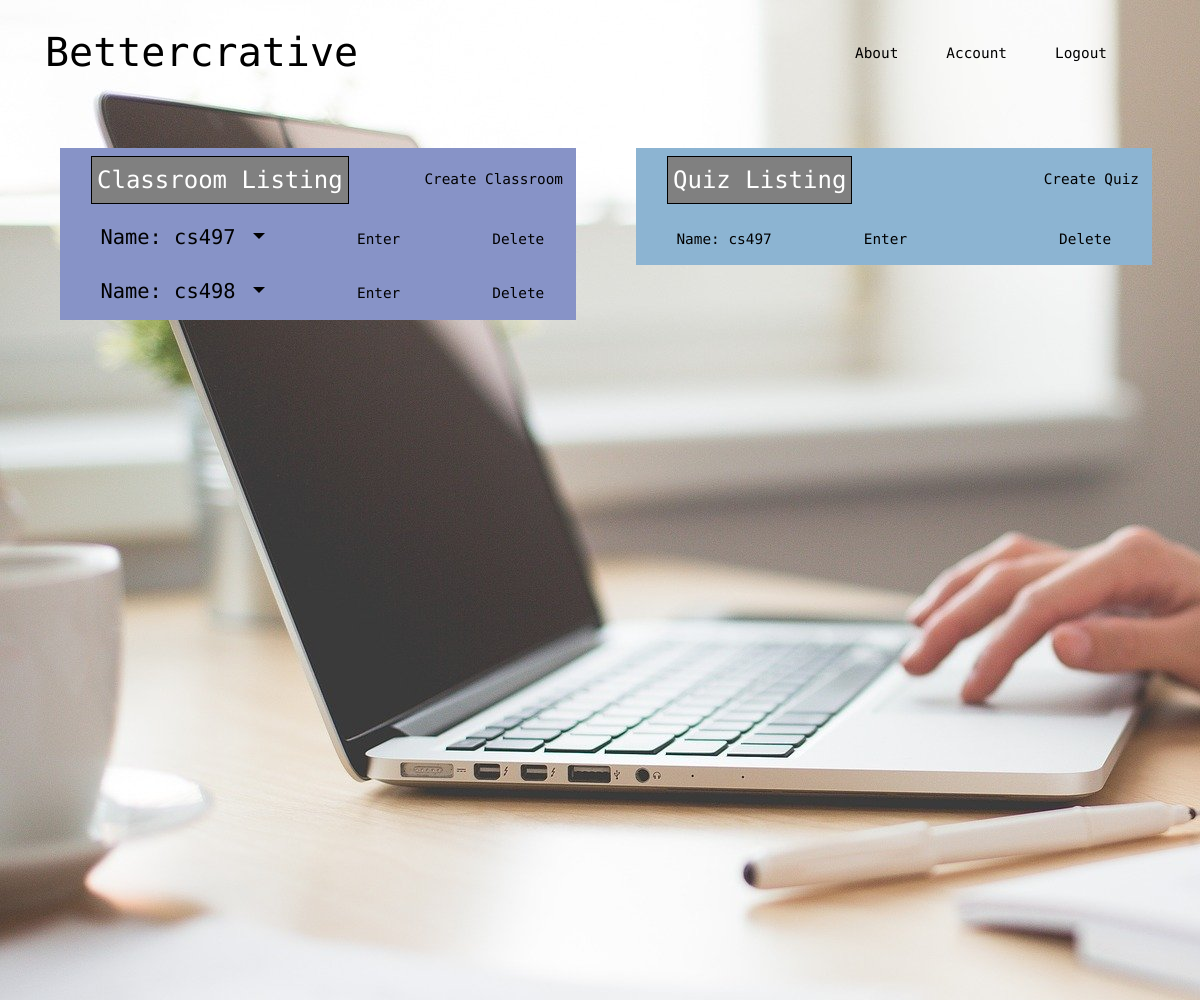
Before: /account (signed in) with the older database file.
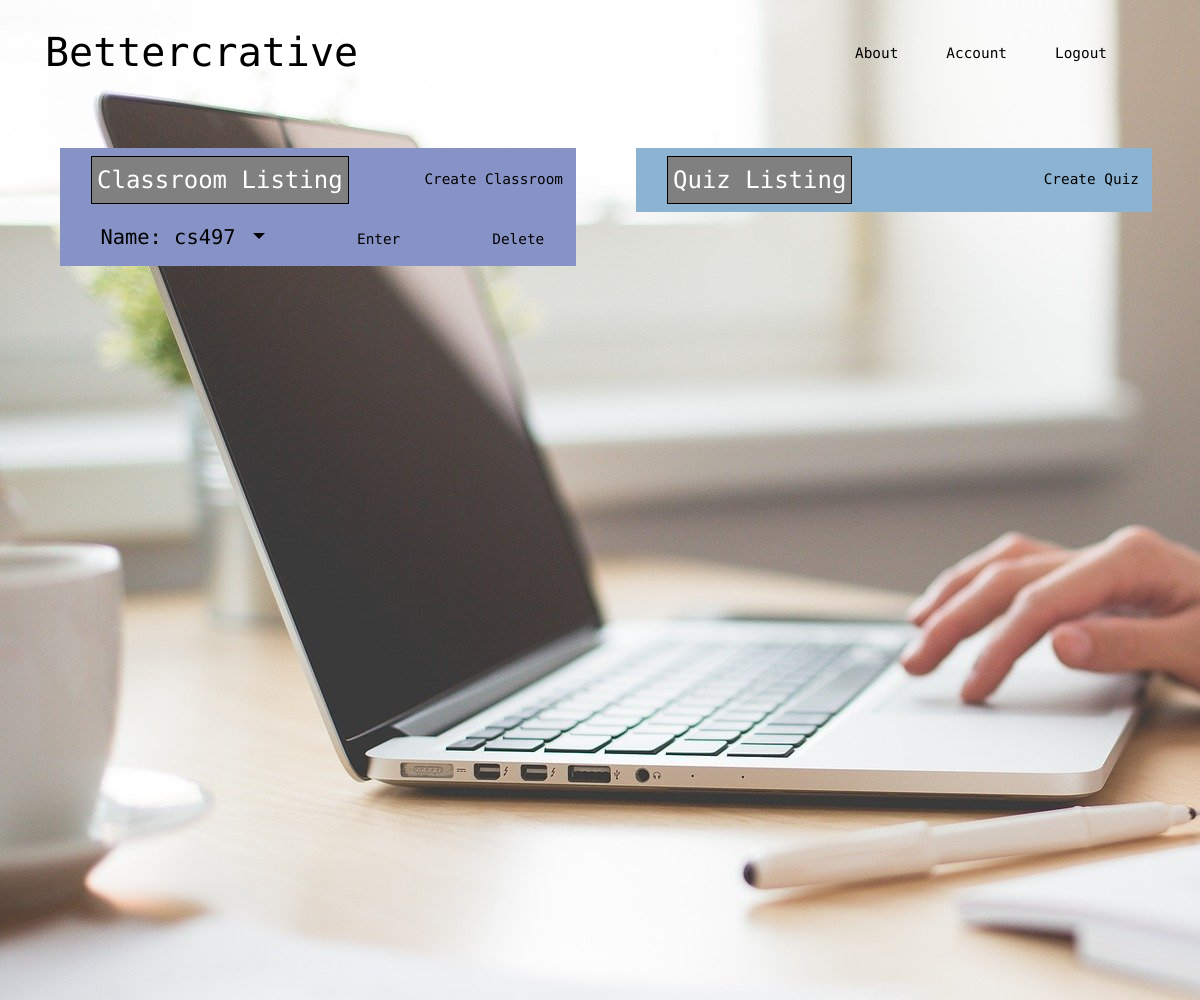
After: the same page with the newer database file.
### bettercrative/models.py (models this page shows, shortened)
class Classroom(db.Model):
    id = db.Column(db.Integer, primary_key=True)
    name = db.Column(db.String(20), unique=True, nullable=False)
    date_created = db.Column(db.Date, nullable=False, default=datetime.utcnow)
    user_id = db.Column(db.Integer, db.ForeignKey('user.id'), nullable=False)
    added_quizzes = db.relationship('Quiz', backref='classroom_host', cascade="all, delete, delete-orphan")
    active_quiz = db.Column(db.Integer, nullable=True, default=None)

class Quiz(db.Model):
    id = db.Column(db.Integer, primary_key=True)
    name = db.Column(db.String(50), unique=True, nullable=False)
    question_content = db.Column(db.String, nullable=False)
    question_answers = db.relationship('Answer', backref='quiz', lazy=True, collection_class=list,
                                       cascade="all, delete, delete-orphan")
    date_created = db.Column(db.Date, nullable=False, default=datetime.today())
    user_id = db.Column(db.Integer, db.ForeignKey('user.id'), nullable=False)
    classroom_host_id = db.Column(db.Integer, db.ForeignKey('classroom.id'), nullable=True)
    active_question = db.Column(db.String, nullable=True)
    questions = db.relationship('Question', backref='quiz', lazy=True, collection_class=list, cascade="all, delete, delete-orphan")

### bettercrative/users/routes.py (the view)
@users.route("/account", methods=['GET', 'POST'])
@login_required
def account():
    form = UpdateAccountForm()
    if form.validate_on_submit():
        if form.picture.data:
            picture_file = save_picture(form.picture.data)
            current_user.image_file = picture_file
        current_user.username = form.username.data
        current_user.email = form.email.data
        db.session.commit()
        flash(u'Your account has been updated!', 'success')
        return redirect(url_for('users.account'))
    elif request.method == 'GET':
        form.username.data = current_user.username
        form.email.data = current_user.email
    image_file = url_for('static', filename='profile_pics/' + current_user.image_file)
    return render_template('account.html', title='Account',
                           image_file=image_file, form=form)

### bettercrative/models.py (called while the page is built)
@login_manager.user_loader
def load_user(id):
    return User.query.get(int(id))

### bettercrative/templates/account.html (shortened to what this page needs)
{% extends "layout.html" %}
{% block content %}
<div class = "wrapper">
<div class="col classroomcolumn">
    <nav class="navbar">
        <div class="titlebar">
            Classroom Listing
        </div>
        <a class="btn-large sideClick" href="{{ url_for('classrooms.new_classroom') }}" style = "font-size:1.2vw;">
            Create Classroom
        </a>
        {% for classroom in current_user.classrooms %}
            <div class="row classroom_element">
                <div class="dropdown show">
                    <a aria-expanded="false" aria-haspopup="true" class="navbar-brand dropdown-toggle"
                    data-toggle="dropdown" id="dropdownMenuLink" role="button">
                        Name: {{ classroom.name }}
                    </a>
                </div>
                <div class="edit_class">
                    <a class="btn-lg" href="{{url_for('classrooms.classroom', classroom_id=classroom.id )}}">
                        Enter
                    </a>
                </div>
                <div class="delete_class">
                    <a href="{{ url_for('users.delete_classroom', classroom_id=classroom.id) }}" class="btn-lg">
                        Delete
                    </a>
                </div>
            </div>
        {% endfor %}
    </nav>
</div>
<div class="col quizcolumn">
    <nav class="navbar">
        <div class="titlebar">
            Quiz Listing
        </div>
        <a class="btn-large sideClick" href="{{ url_for('quizzes.new_quiz') }}" style = "font-size:1.2vw;">
            Create Quiz
        </a>
        {% for quiz in current_user.quizzes %}
            <div class="row classroom_element">
                <div class="dropdown show quizColumn" >
                    <a  class="navbar-brand"
                    >
                        Name: {{ quiz.name }}
                    </a>
                </div>
                <div class="edit_class">
                    <a href = "{{ url_for('quizzes.quiz', quiz_id=quiz.id)}}" class = "btn-lg">
                        Enter
                    </a>
                </div>
                <div class="delete_class">
                    <a class= "btn-lg" href = " {{url_for('users.delete_quiz', quiz_id=quiz.id) }}">
                        Delete
                    </a>
                </div>
            </div>
        {% endfor %}
    </nav>
</div>
{% endblock %}

Changed rows visible on the page:
removed Classroom: name "cs498"
removed Quiz: name "cs497"
